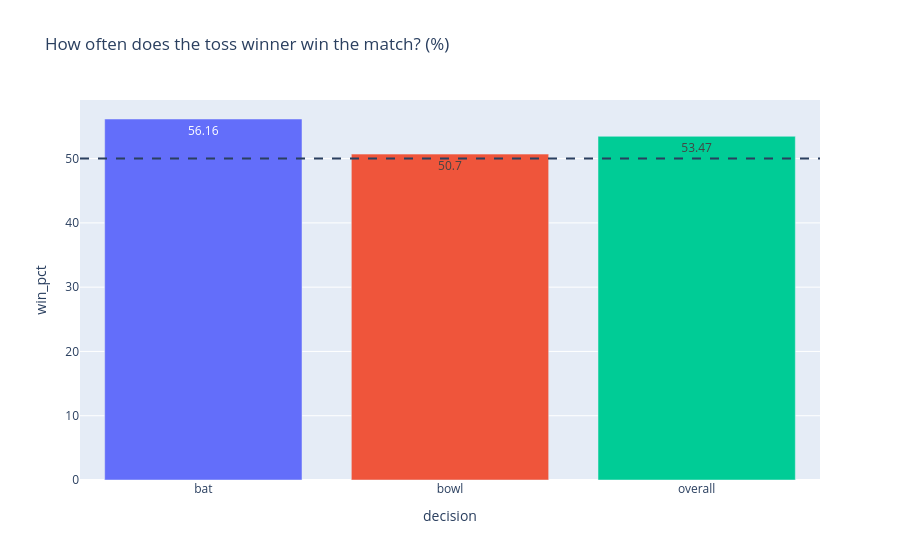

The notebook cell saved with this chart:
### Markdown cell above
# Cell 3: toss impact

### Code cell
df = q("q17")
fig = (px.bar(df, x="decision", y="win_pct", text="win_pct", color="decision",
              title="How often does the toss winner win the match? (%)")
       .add_hline(y=50, line_dash="dash")
       .update_layout(showlegend=False))
save(fig, "toss_impact").show()

### Figure 1 — Plotly figure (JSON) as saved in the notebook; plotly's stock layout.template omitted (floating-point values rounded to 4 significant figures)
{"data": [{"hovertemplate": "decision=%{x}<br>win_pct=%{text}<extra></extra>", "legendgroup": "bat", "marker": {"color": "#636efa", "pattern": {"shape": ""}}, "name": "bat", "orientation": "v", "showlegend": true, "text": [56.16], "textposition": "auto", "type": "bar", "x": ["bat"], "xaxis": "x", "y": [56.16], "yaxis": "y"}, {"hovertemplate": "decision=%{x}<br>win_pct=%{text}<extra></extra>", "legendgroup": "bowl", "marker": {"color": "#EF553B", "pattern": {"shape": ""}}, "name": "bowl", "orientation": "v", "showlegend": true, "text": [50.7], "textposition": "auto", "type": "bar", "x": ["bowl"], "xaxis": "x", "y": [50.7], "yaxis": "y"}, {"hovertemplate": "decision=%{x}<br>win_pct=%{text}<extra></extra>", "legendgroup": "overall", "marker": {"color": "#00cc96", "pattern": {"shape": ""}}, "name": "overall", "orientation": "v", "showlegend": true, "text": [53.47], "textposition": "auto", "type": "bar", "x": ["overall"], "xaxis": "x", "y": [53.47], "yaxis": "y"}], "layout": {"barmode": "relative", "legend": {"title": {"text": "decision"}, "tracegroupgap": 0}, "shapes": [{"line": {"dash": "dash"}, "type": "line", "x0": 0, "x1": 1, "xref": "x domain", "y0": 50, "y1": 50, "yref": "y"}], "showlegend": false, "title": {"text": "How often does the toss winner win the match? (%)"}, "xaxis": {"anchor": "y", "categoryarray": ["bat", "bowl", "overall"], "categoryorder": "array", "domain": [0, 1], "title": {"text": "decision"}}, "yaxis": {"anchor": "x", "domain": [0, 1], "title": {"text": "win_pct"}}}}
